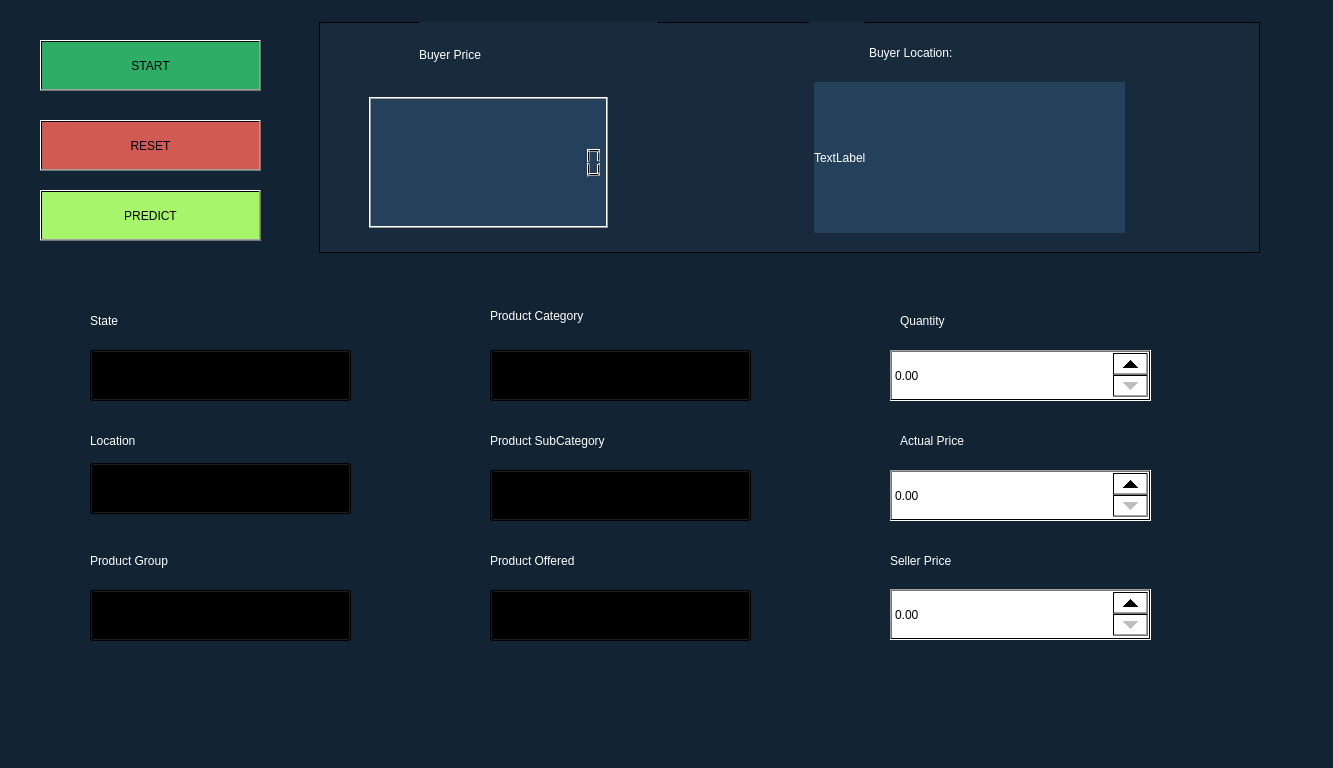
<?xml version="1.0" encoding="UTF-8"?>
<ui version="4.0">
 <class>MainWindow</class>
 <widget class="QMainWindow" name="MainWindow">
  <property name="geometry">
   <rect>
    <x>0</x>
    <y>0</y>
    <width>1333</width>
    <height>768</height>
   </rect>
  </property>
  <property name="windowTitle">
   <string>MainWindow</string>
  </property>
  <property name="styleSheet">
   <string notr="true">background-color: qlineargradient(spread:pad, x1:0, y1:0, x2:1, y2:0, stop:1 rgba(18, 35, 51, 255));</string>
  </property>
  <widget class="QWidget" name="centralwidget">
   <widget class="QPushButton" name="pushButton">
    <property name="geometry">
     <rect>
      <x>40</x>
      <y>40</y>
      <width>221</width>
      <height>51</height>
     </rect>
    </property>
    <property name="styleSheet">
     <string notr="true">font: 14pt &quot;MS Reference Sans Serif&quot;;
background-color: qlineargradient(spread:pad, x1:0, y1:0, x2:1, y2:0, stop:1 rgba(46, 173, 102, 255));</string>
    </property>
    <property name="text">
     <string>START</string>
    </property>
   </widget>
   <widget class="QPushButton" name="pushButton_2">
    <property name="geometry">
     <rect>
      <x>40</x>
      <y>190</y>
      <width>221</width>
      <height>51</height>
     </rect>
    </property>
    <property name="styleSheet">
     <string notr="true">font: 14pt &quot;MS Reference Sans Serif&quot;;
background-color: qlineargradient(spread:pad, x1:0, y1:0, x2:1, y2:0, stop:1 rgba(166, 245, 106, 255));</string>
    </property>
    <property name="text">
     <string>PREDICT</string>
    </property>
   </widget>
   <widget class="QPushButton" name="pushButton_3">
    <property name="geometry">
     <rect>
      <x>40</x>
      <y>120</y>
      <width>221</width>
      <height>51</height>
     </rect>
    </property>
    <property name="styleSheet">
     <string notr="true">font: 14pt &quot;MS Reference Sans Serif&quot;;
background-color: qlineargradient(spread:pad, x1:0, y1:0, x2:1, y2:0, stop:1 rgba(209, 91, 83, 255));</string>
    </property>
    <property name="text">
     <string>RESET</string>
    </property>
   </widget>
   <widget class="QComboBox" name="comboBox_offered">
    <property name="geometry">
     <rect>
      <x>490</x>
      <y>590</y>
      <width>261</width>
      <height>51</height>
     </rect>
    </property>
    <property name="styleSheet">
     <string notr="true">background-color: qlineargradient(spread:pad, x1:0, y1:0, x2:1, y2:0, stop:1 rgba(255, 255, 255, 255));
font: 14pt &quot;MS Shell Dlg 2&quot;;
selection-background-color: qlineargradient(spread:pad, x1:0, y1:0, x2:1, y2:0, stop:1 rgba(255, 255, 255, 255));
selection-color: qlineargradient(spread:pad, x1:0, y1:0, x2:1, y2:0, stop:1 rgba(166, 245, 106, 255));</string>
    </property>
   </widget>
   <widget class="QLabel" name="label_offered">
    <property name="geometry">
     <rect>
      <x>490</x>
      <y>545</y>
      <width>251</width>
      <height>31</height>
     </rect>
    </property>
    <property name="styleSheet">
     <string notr="true">color: rgb(255, 255, 255);
font: 75 14pt &quot;Palatino Linotype&quot;;</string>
    </property>
    <property name="text">
     <string>Product Offered</string>
    </property>
   </widget>
   <widget class="QLabel" name="label_subcategory">
    <property name="geometry">
     <rect>
      <x>490</x>
      <y>420</y>
      <width>271</width>
      <height>41</height>
     </rect>
    </property>
    <property name="styleSheet">
     <string notr="true">color: rgb(255, 255, 255);
font: 14pt &quot;Palatino Linotype&quot;;</string>
    </property>
    <property name="text">
     <string>Product SubCategory</string>
    </property>
   </widget>
   <widget class="QComboBox" name="comboBox_category">
    <property name="geometry">
     <rect>
      <x>490</x>
      <y>350</y>
      <width>261</width>
      <height>51</height>
     </rect>
    </property>
    <property name="styleSheet">
     <string notr="true">background-color: qlineargradient(spread:pad, x1:0, y1:0, x2:1, y2:0, stop:1 rgba(255, 255, 255, 255));
font: 14pt &quot;MS Shell Dlg 2&quot;;
selection-background-color: qlineargradient(spread:pad, x1:0, y1:0, x2:1, y2:0, stop:1 rgba(255, 255, 255, 255));
selection-color: qlineargradient(spread:pad, x1:0, y1:0, x2:1, y2:0, stop:1 rgba(166, 245, 106, 255));</string>
    </property>
   </widget>
   <widget class="QComboBox" name="comboBox_subcategory">
    <property name="geometry">
     <rect>
      <x>490</x>
      <y>470</y>
      <width>261</width>
      <height>51</height>
     </rect>
    </property>
    <property name="styleSheet">
     <string notr="true">background-color: qlineargradient(spread:pad, x1:0, y1:0, x2:1, y2:0, stop:1 rgba(255, 255, 255, 255));
font: 14pt &quot;MS Shell Dlg 2&quot;;
selection-background-color: qlineargradient(spread:pad, x1:0, y1:0, x2:1, y2:0, stop:1 rgba(255, 255, 255, 255));
selection-color: qlineargradient(spread:pad, x1:0, y1:0, x2:1, y2:0, stop:1 rgba(166, 245, 106, 255));</string>
    </property>
   </widget>
   <widget class="QLabel" name="label_category">
    <property name="geometry">
     <rect>
      <x>490</x>
      <y>295</y>
      <width>261</width>
      <height>41</height>
     </rect>
    </property>
    <property name="styleSheet">
     <string notr="true">color: rgb(255, 255, 255);
font: 75 14pt &quot;Palatino Linotype&quot;;</string>
    </property>
    <property name="text">
     <string>Product Category</string>
    </property>
   </widget>
   <widget class="QDoubleSpinBox" name="doubleSpinBox_seller_price">
    <property name="geometry">
     <rect>
      <x>890</x>
      <y>589</y>
      <width>261</width>
      <height>51</height>
     </rect>
    </property>
    <property name="styleSheet">
     <string notr="true">background-color: qlineargradient(spread:pad, x1:0, y1:0, x2:1, y2:0, stop:1 rgba(255, 255, 255, 255));
font: 14pt &quot;MS Shell Dlg 2&quot;;
selection-background-color: qlineargradient(spread:pad, x1:0, y1:0, x2:1, y2:0, stop:0 rgba(255, 255, 255, 255), stop:1 rgba(255, 255, 255, 255));
selection-color: qlineargradient(spread:pad, x1:0, y1:0, x2:1, y2:0, stop:1 rgba(166, 245, 106, 255));</string>
    </property>
    <property name="maximum">
     <double>10000000000000000.000000000000000</double>
    </property>
   </widget>
   <widget class="QDoubleSpinBox" name="doubleSpinBox_quantity">
    <property name="geometry">
     <rect>
      <x>890</x>
      <y>350</y>
      <width>261</width>
      <height>51</height>
     </rect>
    </property>
    <property name="styleSheet">
     <string notr="true">background-color: qlineargradient(spread:pad, x1:0, y1:0, x2:1, y2:0, stop:0 rgba(255, 255, 255, 255), stop:1 rgba(255, 255, 255, 255));
font: 14pt &quot;MS Shell Dlg 2&quot;;
selection-background-color: rgb(255, 255, 255);
selection-color: qlineargradient(spread:pad, x1:0, y1:0, x2:1, y2:0, stop:1 rgba(166, 245, 106, 255));</string>
    </property>
    <property name="maximum">
     <double>1000000000.000000000000000</double>
    </property>
   </widget>
   <widget class="QLabel" name="label_quantity">
    <property name="geometry">
     <rect>
      <x>900</x>
      <y>300</y>
      <width>141</width>
      <height>41</height>
     </rect>
    </property>
    <property name="styleSheet">
     <string notr="true">color: rgb(255, 255, 255);
font: 75 14pt &quot;Palatino Linotype&quot;;</string>
    </property>
    <property name="text">
     <string>Quantity</string>
    </property>
   </widget>
   <widget class="QLabel" name="label_actual_price">
    <property name="geometry">
     <rect>
      <x>900</x>
      <y>430</y>
      <width>151</width>
      <height>21</height>
     </rect>
    </property>
    <property name="styleSheet">
     <string notr="true">color: rgb(255, 255, 255);
font: 75 14pt &quot;Palatino Linotype&quot;;</string>
    </property>
    <property name="text">
     <string>Actual Price</string>
    </property>
   </widget>
   <widget class="QDoubleSpinBox" name="doubleSpinBox_actual_price">
    <property name="geometry">
     <rect>
      <x>890</x>
      <y>470</y>
      <width>261</width>
      <height>51</height>
     </rect>
    </property>
    <property name="styleSheet">
     <string notr="true">background-color: qlineargradient(spread:pad, x1:0, y1:0, x2:1, y2:0, stop:1 rgba(255, 255, 255, 255));
font: 14pt &quot;MS Shell Dlg 2&quot;;
selection-background-color: qlineargradient(spread:pad, x1:0, y1:0, x2:1, y2:0, stop:1 rgba(255, 255, 255, 255));
selection-color: qlineargradient(spread:pad, x1:0, y1:0, x2:1, y2:0, stop:1 rgba(166, 245, 106, 255));</string>
    </property>
    <property name="maximum">
     <double>10000000000000.000000000000000</double>
    </property>
   </widget>
   <widget class="QLabel" name="label_seller_price">
    <property name="geometry">
     <rect>
      <x>890</x>
      <y>550</y>
      <width>171</width>
      <height>21</height>
     </rect>
    </property>
    <property name="styleSheet">
     <string notr="true">color: rgb(255, 255, 255);
font: 75 14pt &quot;Palatino Linotype&quot;;</string>
    </property>
    <property name="text">
     <string>Seller Price</string>
    </property>
   </widget>
   <widget class="QFrame" name="frame_2">
    <property name="geometry">
     <rect>
      <x>319</x>
      <y>22</y>
      <width>941</width>
      <height>231</height>
     </rect>
    </property>
    <property name="styleSheet">
     <string notr="true">background-color: qlineargradient(spread:pad, x1:0, y1:0, x2:1, y2:0, stop:1 rgba(24, 43, 60, 255));</string>
    </property>
    <property name="frameShape">
     <enum>QFrame::StyledPanel</enum>
    </property>
    <property name="frameShadow">
     <enum>QFrame::Raised</enum>
    </property>
    <widget class="QLabel" name="label_p_location">
     <property name="geometry">
      <rect>
       <x>495</x>
       <y>60</y>
       <width>311</width>
       <height>151</height>
      </rect>
     </property>
     <property name="styleSheet">
      <string notr="true">font: 18pt &quot;MS Sans Serif&quot;;
color: rgb(255, 255, 255);
background-color: qlineargradient(spread:pad, x1:0, y1:0, x2:1, y2:0, stop:1 rgba(37, 64, 90, 255));</string>
     </property>
     <property name="text">
      <string>TextLabel</string>
     </property>
    </widget>
    <widget class="QLabel" name="label_location">
     <property name="geometry">
      <rect>
       <x>550</x>
       <y>10</y>
       <width>246</width>
       <height>41</height>
      </rect>
     </property>
     <property name="styleSheet">
      <string notr="true">font: 20pt &quot;MS Shell Dlg 2&quot;;
color: rgb(255, 255, 255);
font: 20pt &quot;MS Sans Serif&quot;;</string>
     </property>
     <property name="text">
      <string>Buyer Location:</string>
     </property>
    </widget>
    <widget class="QFrame" name="frame">
     <property name="geometry">
      <rect>
       <x>500</x>
       <y>100</y>
       <width>271</width>
       <height>80</height>
      </rect>
     </property>
     <property name="frameShape">
      <enum>QFrame::StyledPanel</enum>
     </property>
     <property name="frameShadow">
      <enum>QFrame::Raised</enum>
     </property>
    </widget>
    <widget class="QLabel" name="label_price">
     <property name="geometry">
      <rect>
       <x>100</x>
       <y>0</y>
       <width>239</width>
       <height>66</height>
      </rect>
     </property>
     <property name="styleSheet">
      <string notr="true">font: 20pt &quot;MS Shell Dlg 2&quot;;
color: rgb(255, 255, 255);
background-color: qlineargradient(spread:pad, x1:0, y1:0, x2:1, y2:0, stop:1 rgba(24, 43, 60, 255));
font: 20pt &quot;MS Sans Serif&quot;;</string>
     </property>
     <property name="text">
      <string>Buyer Price</string>
     </property>
    </widget>
    <widget class="QLCDNumber" name="lcdNumber">
     <property name="geometry">
      <rect>
       <x>50</x>
       <y>75</y>
       <width>239</width>
       <height>131</height>
      </rect>
     </property>
     <property name="styleSheet">
      <string notr="true">background-color: qlineargradient(spread:pad, x1:0, y1:0, x2:1, y2:0, stop:1 rgba(37, 64, 90, 255));</string>
     </property>
     <property name="digitCount">
      <number>15</number>
     </property>
    </widget>
    <widget class="QLabel" name="label">
     <property name="geometry">
      <rect>
       <x>40</x>
       <y>10</y>
       <width>51</width>
       <height>51</height>
      </rect>
     </property>
     <property name="text">
      <string/>
     </property>
     <property name="pixmap">
      <pixmap>../.designer/backup/INDIAN_RUPEE_SYMBOL-removebg-preview.png</pixmap>
     </property>
     <property name="scaledContents">
      <bool>true</bool>
     </property>
    </widget>
    <widget class="QLabel" name="label_2">
     <property name="geometry">
      <rect>
       <x>490</x>
       <y>0</y>
       <width>55</width>
       <height>51</height>
      </rect>
     </property>
     <property name="text">
      <string/>
     </property>
     <property name="pixmap">
      <pixmap>glow.png</pixmap>
     </property>
     <property name="scaledContents">
      <bool>true</bool>
     </property>
    </widget>
    <widget class="QLabel" name="label_3">
     <property name="geometry">
      <rect>
       <x>40</x>
       <y>10</y>
       <width>51</width>
       <height>51</height>
      </rect>
     </property>
     <property name="text">
      <string/>
     </property>
     <property name="pixmap">
      <pixmap>ff.png</pixmap>
     </property>
     <property name="scaledContents">
      <bool>true</bool>
     </property>
    </widget>
    <zorder>frame</zorder>
    <zorder>label_p_location</zorder>
    <zorder>label_location</zorder>
    <zorder>label_price</zorder>
    <zorder>lcdNumber</zorder>
    <zorder>label</zorder>
    <zorder>label_2</zorder>
    <zorder>label_3</zorder>
   </widget>
   <widget class="QComboBox" name="comboBox_state">
    <property name="geometry">
     <rect>
      <x>90</x>
      <y>350</y>
      <width>261</width>
      <height>51</height>
     </rect>
    </property>
    <property name="styleSheet">
     <string notr="true">background-color: qlineargradient(spread:pad, x1:0, y1:0, x2:1, y2:0, stop:1 rgba(255, 255, 255, 255));
font: 14pt &quot;MS Shell Dlg 2&quot;;
selection-background-color: qlineargradient(spread:pad, x1:0, y1:0, x2:1, y2:0, stop:1 rgba(255, 255, 255, 255));
selection-color: qlineargradient(spread:pad, x1:0, y1:0, x2:1, y2:0, stop:1 rgba(166, 245, 106, 255));</string>
    </property>
   </widget>
   <widget class="QLabel" name="label_state">
    <property name="geometry">
     <rect>
      <x>90</x>
      <y>300</y>
      <width>201</width>
      <height>41</height>
     </rect>
    </property>
    <property name="styleSheet">
     <string notr="true">font: 75 14pt &quot;Palatino Linotype&quot;;
color: rgb(255, 255, 255);</string>
    </property>
    <property name="text">
     <string>State</string>
    </property>
   </widget>
   <widget class="QComboBox" name="comboBox_group">
    <property name="geometry">
     <rect>
      <x>90</x>
      <y>590</y>
      <width>261</width>
      <height>51</height>
     </rect>
    </property>
    <property name="styleSheet">
     <string notr="true">background-color: qlineargradient(spread:pad, x1:0, y1:0, x2:1, y2:0, stop:1 rgba(255, 255, 255, 255));
font: 14pt &quot;MS Shell Dlg 2&quot;;
selection-color: qlineargradient(spread:pad, x1:0, y1:0, x2:1, y2:0, stop:1 rgba(46, 173, 102, 255));
selection-background-color: qlineargradient(spread:pad, x1:0, y1:0, x2:1, y2:0, stop:0 rgba(255, 255, 255, 255), stop:1 rgba(255, 255, 255, 255));</string>
    </property>
   </widget>
   <widget class="QLabel" name="label_group">
    <property name="geometry">
     <rect>
      <x>90</x>
      <y>545</y>
      <width>171</width>
      <height>31</height>
     </rect>
    </property>
    <property name="styleSheet">
     <string notr="true">color: rgb(255, 255, 255);
font: 75 14pt &quot;Palatino Linotype&quot;;</string>
    </property>
    <property name="text">
     <string>Product Group</string>
    </property>
   </widget>
   <widget class="QComboBox" name="comboBox_location">
    <property name="geometry">
     <rect>
      <x>90</x>
      <y>463</y>
      <width>261</width>
      <height>51</height>
     </rect>
    </property>
    <property name="styleSheet">
     <string notr="true">background-color: qlineargradient(spread:pad, x1:0, y1:0, x2:1, y2:0, stop:1 rgba(255, 255, 255, 255));
font: 14pt &quot;MS Shell Dlg 2&quot;;
selection-background-color: qlineargradient(spread:pad, x1:0, y1:0, x2:1, y2:0, stop:1 rgba(255, 255, 255, 255));
selection-color: qlineargradient(spread:pad, x1:0, y1:0, x2:1, y2:0, stop:1 rgba(166, 245, 106, 255));</string>
    </property>
   </widget>
   <widget class="QLabel" name="label_location_2">
    <property name="geometry">
     <rect>
      <x>90</x>
      <y>425</y>
      <width>111</width>
      <height>31</height>
     </rect>
    </property>
    <property name="styleSheet">
     <string notr="true">color: rgb(255, 255, 255);
font: 75 14pt &quot;Palatino Linotype&quot;;</string>
    </property>
    <property name="text">
     <string>Location</string>
    </property>
   </widget>
   <zorder>comboBox_state</zorder>
   <zorder>label_state</zorder>
   <zorder>comboBox_group</zorder>
   <zorder>label_group</zorder>
   <zorder>comboBox_location</zorder>
   <zorder>label_location_2</zorder>
   <zorder>frame_2</zorder>
   <zorder>pushButton</zorder>
   <zorder>pushButton_2</zorder>
   <zorder>pushButton_3</zorder>
   <zorder>comboBox_offered</zorder>
   <zorder>label_offered</zorder>
   <zorder>label_subcategory</zorder>
   <zorder>comboBox_category</zorder>
   <zorder>comboBox_subcategory</zorder>
   <zorder>label_category</zorder>
   <zorder>doubleSpinBox_quantity</zorder>
   <zorder>label_quantity</zorder>
   <zorder>label_actual_price</zorder>
   <zorder>label_seller_price</zorder>
   <zorder>doubleSpinBox_actual_price</zorder>
   <zorder>doubleSpinBox_seller_price</zorder>
  </widget>
  <widget class="QMenuBar" name="menubar">
   <property name="geometry">
    <rect>
     <x>0</x>
     <y>0</y>
     <width>1333</width>
     <height>21</height>
    </rect>
   </property>
  </widget>
  <widget class="QStatusBar" name="statusbar"/>
 </widget>
 <resources/>
 <connections/>
</ui>
